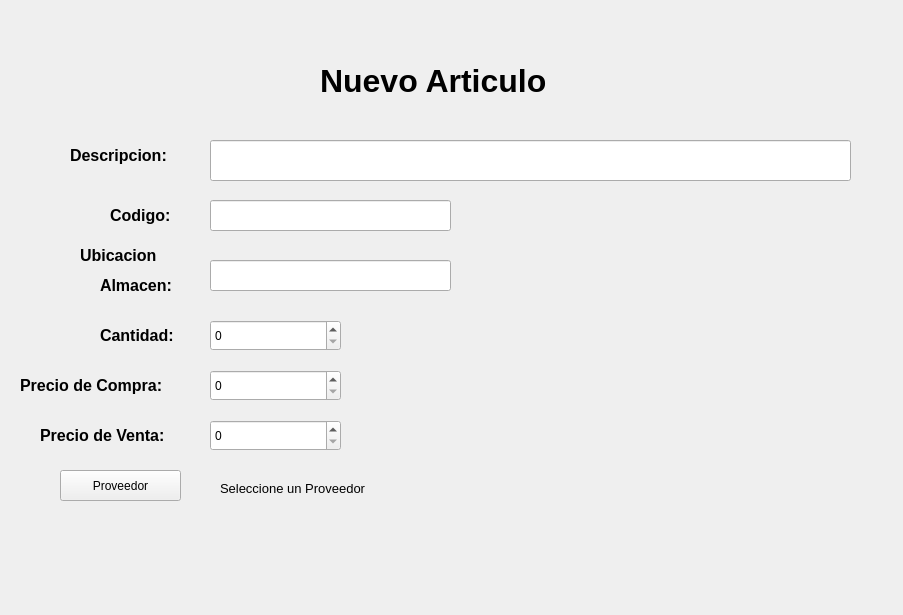
<?xml version="1.0" encoding="UTF-8"?>
<ui version="4.0">
 <class>newArticleForm</class>
 <widget class="QWidget" name="newArticleForm">
  <property name="geometry">
   <rect>
    <x>0</x>
    <y>0</y>
    <width>903</width>
    <height>615</height>
   </rect>
  </property>
  <property name="windowTitle">
   <string>Nuevo Articulo</string>
  </property>
  <property name="windowIcon">
   <iconset>
    <normaloff>../assetes/icons/add.png</normaloff>../assetes/icons/add.png</iconset>
  </property>
  <widget class="QLineEdit" name="descriptionLineEdit">
   <property name="geometry">
    <rect>
     <x>210</x>
     <y>140</y>
     <width>641</width>
     <height>41</height>
    </rect>
   </property>
  </widget>
  <widget class="QLabel" name="label">
   <property name="geometry">
    <rect>
     <x>70</x>
     <y>140</y>
     <width>121</width>
     <height>31</height>
    </rect>
   </property>
   <property name="font">
    <font>
     <family>Arial</family>
     <pointsize>12</pointsize>
     <weight>75</weight>
     <bold>true</bold>
    </font>
   </property>
   <property name="text">
    <string>Descripcion:</string>
   </property>
  </widget>
  <widget class="QLineEdit" name="codeLineEdit">
   <property name="geometry">
    <rect>
     <x>210</x>
     <y>200</y>
     <width>241</width>
     <height>31</height>
    </rect>
   </property>
  </widget>
  <widget class="QLabel" name="label_2">
   <property name="geometry">
    <rect>
     <x>110</x>
     <y>200</y>
     <width>81</width>
     <height>31</height>
    </rect>
   </property>
   <property name="font">
    <font>
     <family>Arial</family>
     <pointsize>12</pointsize>
     <weight>75</weight>
     <bold>true</bold>
    </font>
   </property>
   <property name="text">
    <string>Codigo:</string>
   </property>
  </widget>
  <widget class="QSpinBox" name="buyPriceSpinBox">
   <property name="geometry">
    <rect>
     <x>210</x>
     <y>370</y>
     <width>131</width>
     <height>31</height>
    </rect>
   </property>
   <property name="maximum">
    <number>999999999</number>
   </property>
  </widget>
  <widget class="QLabel" name="label_3">
   <property name="geometry">
    <rect>
     <x>20</x>
     <y>370</y>
     <width>181</width>
     <height>31</height>
    </rect>
   </property>
   <property name="font">
    <font>
     <family>Arial</family>
     <pointsize>12</pointsize>
     <weight>75</weight>
     <bold>true</bold>
    </font>
   </property>
   <property name="text">
    <string>Precio de Compra:</string>
   </property>
  </widget>
  <widget class="QLabel" name="label_4">
   <property name="geometry">
    <rect>
     <x>100</x>
     <y>320</y>
     <width>91</width>
     <height>31</height>
    </rect>
   </property>
   <property name="font">
    <font>
     <family>Arial</family>
     <pointsize>12</pointsize>
     <weight>75</weight>
     <bold>true</bold>
    </font>
   </property>
   <property name="text">
    <string>Cantidad:</string>
   </property>
  </widget>
  <widget class="QSpinBox" name="qtySpinBox">
   <property name="geometry">
    <rect>
     <x>210</x>
     <y>320</y>
     <width>131</width>
     <height>31</height>
    </rect>
   </property>
   <property name="maximum">
    <number>999999999</number>
   </property>
  </widget>
  <widget class="QSpinBox" name="sellPriceSpinBox">
   <property name="geometry">
    <rect>
     <x>210</x>
     <y>420</y>
     <width>131</width>
     <height>31</height>
    </rect>
   </property>
   <property name="maximum">
    <number>999999999</number>
   </property>
  </widget>
  <widget class="QLabel" name="label_5">
   <property name="geometry">
    <rect>
     <x>40</x>
     <y>420</y>
     <width>161</width>
     <height>31</height>
    </rect>
   </property>
   <property name="font">
    <font>
     <family>Arial</family>
     <pointsize>12</pointsize>
     <weight>75</weight>
     <bold>true</bold>
    </font>
   </property>
   <property name="text">
    <string>Precio de Venta:</string>
   </property>
  </widget>
  <widget class="QPushButton" name="selectSupplyButton">
   <property name="geometry">
    <rect>
     <x>60</x>
     <y>470</y>
     <width>121</width>
     <height>31</height>
    </rect>
   </property>
   <property name="cursor">
    <cursorShape>PointingHandCursor</cursorShape>
   </property>
   <property name="text">
    <string>Proveedor</string>
   </property>
  </widget>
  <widget class="QLabel" name="proveedorlabel">
   <property name="geometry">
    <rect>
     <x>220</x>
     <y>480</y>
     <width>651</width>
     <height>16</height>
    </rect>
   </property>
   <property name="font">
    <font>
     <family>Arial</family>
     <pointsize>10</pointsize>
    </font>
   </property>
   <property name="text">
    <string>Seleccione un Proveedor</string>
   </property>
  </widget>
  <widget class="QLineEdit" name="locationLineEdit">
   <property name="geometry">
    <rect>
     <x>210</x>
     <y>260</y>
     <width>241</width>
     <height>31</height>
    </rect>
   </property>
  </widget>
  <widget class="QLabel" name="label_6">
   <property name="geometry">
    <rect>
     <x>80</x>
     <y>240</y>
     <width>101</width>
     <height>31</height>
    </rect>
   </property>
   <property name="font">
    <font>
     <family>Arial</family>
     <pointsize>12</pointsize>
     <weight>75</weight>
     <bold>true</bold>
    </font>
   </property>
   <property name="text">
    <string>Ubicacion</string>
   </property>
  </widget>
  <widget class="QLabel" name="label_7">
   <property name="geometry">
    <rect>
     <x>100</x>
     <y>270</y>
     <width>101</width>
     <height>31</height>
    </rect>
   </property>
   <property name="font">
    <font>
     <family>Arial</family>
     <pointsize>12</pointsize>
     <weight>75</weight>
     <bold>true</bold>
    </font>
   </property>
   <property name="text">
    <string>Almacen:</string>
   </property>
  </widget>
  <widget class="QLabel" name="label_8">
   <property name="geometry">
    <rect>
     <x>320</x>
     <y>60</y>
     <width>281</width>
     <height>41</height>
    </rect>
   </property>
   <property name="font">
    <font>
     <family>Arial</family>
     <pointsize>24</pointsize>
     <weight>75</weight>
     <bold>true</bold>
    </font>
   </property>
   <property name="text">
    <string>Nuevo Articulo</string>
   </property>
  </widget>
  <widget class="QPushButton" name="saveButton">
   <property name="geometry">
    <rect>
     <x>570</x>
     <y>500</y>
     <width>81</width>
     <height>91</height>
    </rect>
   </property>
   <property name="cursor">
    <cursorShape>PointingHandCursor</cursorShape>
   </property>
   <property name="styleSheet">
    <string notr="true">QPushButton:hover
{
	border-style: solid;
   	background-color:#bbdefb;

}

QPushButton:pressed
{
	 	background-color:#0069c0;
}
</string>
   </property>
   <property name="text">
    <string/>
   </property>
   <property name="icon">
    <iconset>
     <normaloff>../assetes/icons/floppy-disk.png</normaloff>../assetes/icons/floppy-disk.png</iconset>
   </property>
   <property name="iconSize">
    <size>
     <width>80</width>
     <height>71</height>
    </size>
   </property>
   <property name="flat">
    <bool>true</bool>
   </property>
  </widget>
  <widget class="QPushButton" name="cancelButton">
   <property name="geometry">
    <rect>
     <x>690</x>
     <y>500</y>
     <width>81</width>
     <height>91</height>
    </rect>
   </property>
   <property name="cursor">
    <cursorShape>PointingHandCursor</cursorShape>
   </property>
   <property name="styleSheet">
    <string notr="true">QPushButton:hover
{
	border-style: solid;
   	background-color:#ff9090;

}

QPushButton:pressed
{
	 	background-color:#0069c0;
}
</string>
   </property>
   <property name="text">
    <string/>
   </property>
   <property name="icon">
    <iconset>
     <normaloff>../assetes/icons/button.png</normaloff>../assetes/icons/button.png</iconset>
   </property>
   <property name="iconSize">
    <size>
     <width>80</width>
     <height>71</height>
    </size>
   </property>
   <property name="flat">
    <bool>true</bool>
   </property>
  </widget>
 </widget>
 <resources/>
 <connections/>
</ui>
